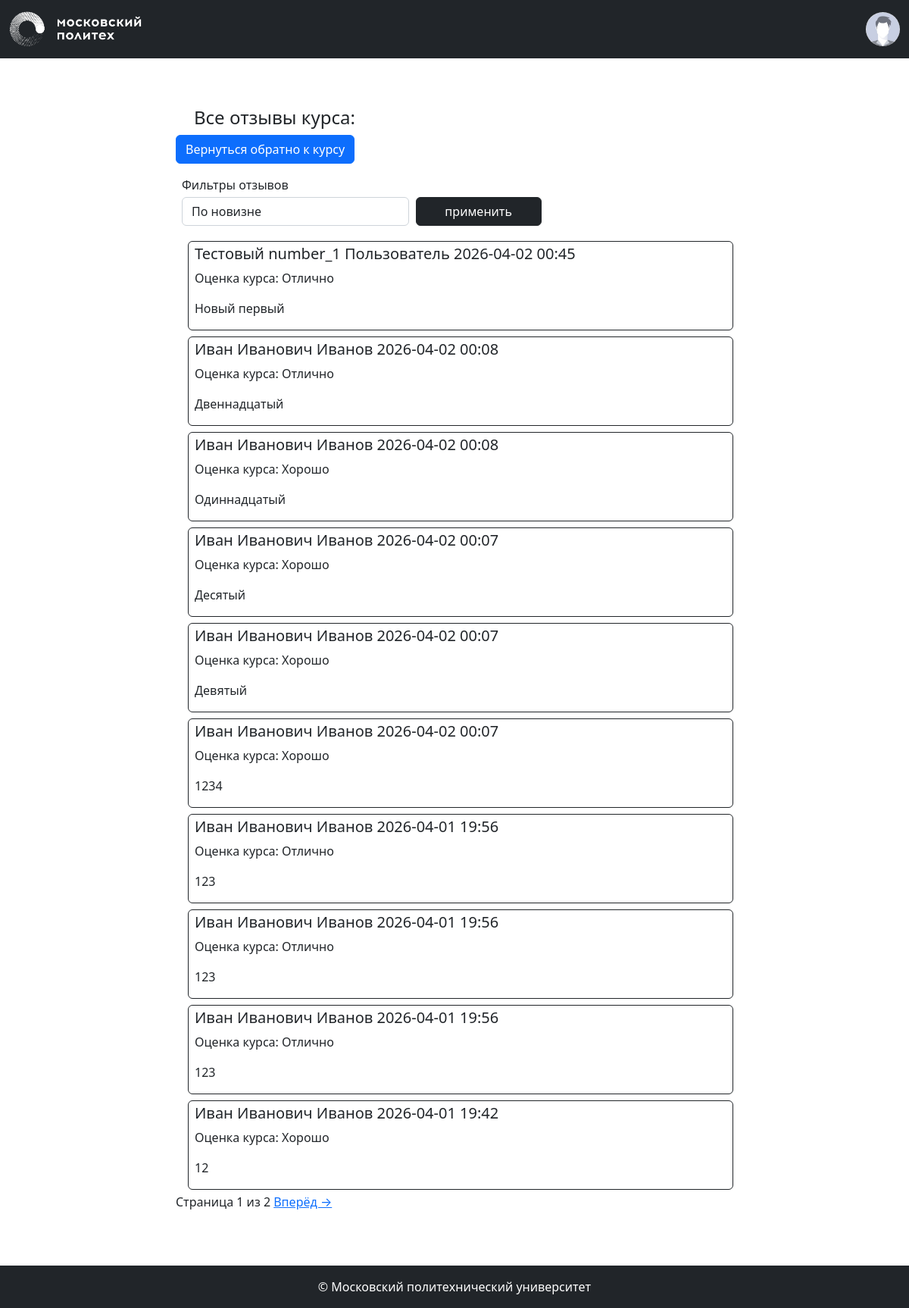
/courses/courses/10/reviews (signed in), run on the app's committed database.
### app/models.py (models this page shows)
class Base(DeclarativeBase):
  metadata = MetaData(naming_convention={
        "ix": 'ix_%(column_0_label)s',
        "uq": "uq_%(table_name)s_%(column_0_name)s",
        "ck": "ck_%(table_name)s_%(constraint_name)s",
        "fk": "fk_%(table_name)s_%(column_0_name)s_%(referred_table_name)s",
        "pk": "pk_%(table_name)s"
    })

class Review(Base):
    __tablename__ = 'reviews'
    id: Mapped[int] = mapped_column(primary_key=True) #Идентификатор отзыва
    rating: Mapped[int] = mapped_column(default=0, nullable=False) #Оценка, которую пользователь проставил курсу (целое число от 0 до 5)
    text: Mapped[str] = mapped_column(Text, nullable=False) #Текст отзыва
    created_at: Mapped[datetime] = mapped_column(default=datetime.now) #Дата и время создания отзыва
    course_id: Mapped[int] = mapped_column(ForeignKey("courses.id"), nullable=False) #Идентификатор курса
    user_id: Mapped[int] = mapped_column(ForeignKey("users.id"), nullable=False) #Идентификатор пользователя
    course: Mapped["Course"] = relationship()
    user: Mapped["User"] = relationship()

### app/courses.py (the view)
@bp.route('/courses/<int:course_id>/reviews', methods=['GET', 'POST'])
def all_reviews(course_id):
    course = db.get_or_404(Course, course_id)
    page = request.args.get("page", 1, type=int)
    per_page = 10
    review_filter = request.args.get("filter", "new")
    if request.method == "POST":
        session["review_filter"] = request.form.get("review_filter")
    review_filter = session.get("review_filter", "new")
    stmt = db.select(Review).filter_by(course_id=course_id)
    if review_filter == "new":
        stmt = stmt.order_by(Review.created_at.desc())
    elif review_filter == "good":
        stmt = stmt.order_by(Review.rating.desc())
    elif review_filter == "bad":
        stmt = stmt.order_by(Review.rating)
    stmt = stmt.limit(per_page).offset((page - 1) * per_page)
    original_reviews = db.session.execute(stmt).scalars().all()
    reviews = correct_reviews(original_reviews)
    total = db.session.scalar(
        db.select(db.func.count()).select_from(Review).filter_by(course_id=course_id)
    )
    total_pages = (total + per_page - 1) // per_page
    return render_template(
        'courses/all_reviews.html',
        course=course,
        reviews=reviews,
        page=page,
        total_pages=total_pages,
        review_filter=review_filter
    )

### app/auth.py (called while the page is built)
def load_user(user_id):
    user = db.session.execute(db.select(User).filter_by(id=user_id)).scalar()
    return user

### app/models.py (called while the page is built)
    @property
    def full_name(self):
        return ' '.join([self.last_name, self.first_name, self.middle_name or ''])

### app/templates/courses/all_reviews.html (shortened to what this page needs)
{% extends 'base.html' %}
{% block content %}
<div class="container mt-5">
    <section class="program mb-5">
        <div class="row justify-content-center">
            <div class="col-md-8 mb-4 justify-content-start">
                <h4 class="mt-3 mx-4 mb-2">Все отзывы курса:</h4>
                <a class="btn btn-primary mb-3" href="{{ url_for('courses.show', course_id=course.id) }}">Вернуться обратно к курсу</a>
                <form method="POST" action="{{ url_for('courses.all_reviews', course_id=course.id) }}">
                    <label for="review_filter" class="ms-2 mb-1">Фильтры отзывов</label>
                    <div class="row">
                        <div class="col-5">
                            <select id="review_filter" class="form-control ms-2 mb-3" style="width: 300px" name="review_filter">
                                <option value="new" {% if review_filter == "new" %} selected {% endif %}>По новизне</option>
                            </select>
                        </div>
                        <div class="col-3">
                            <button type="submit" class="btn btn-dark w-100">применить</button>
                        </div>
                    </div>
                </form>
                {% for review in reviews %}
                <div class="d-flex">
                    <div class="flex-grow-1 ms-3 border border-dark rounded mt-1 mb-1 pt-1 ps-2">
                        <h5>{{ review.user_id }} {{ review.created_at.strftime("%Y-%m-%d %H:%M") }}</h5>
                        <p>Оценка курса: {{ review.rating }}</p>
                        <p>{{ review.text }}</p>
                    </div>
                </div>
                {% endfor %}
                <span>Страница {{ page }} из {{ total_pages }}</span>
                {% if page < total_pages %}
                    <a href="{{ url_for('courses.all_reviews',
                        course_id=course.id,
                        page=page+1,
                        filter=review_filter) }}">
                        Вперёд →
                    </a>
                {% endif %}
            </div>
        </div>
    </section>
</div>
{% endblock %}

### data on the page
Review: user_id "Тестовый number_1 Пользователь", created_at "2026-04-02 00:45", rating "Отлично", text "Новый первый"
Review: user_id "Иван Иванович Иванов", created_at "2026-04-02 00:08", rating "Отлично", text "Двеннадцатый"
Review: user_id "Иван Иванович Иванов", created_at "2026-04-02 00:08", rating "Хорошо", text "Одиннадцатый"
Review: user_id "Иван Иванович Иванов", created_at "2026-04-02 00:07", rating "Хорошо", text "Десятый"
Review: user_id "Иван Иванович Иванов", created_at "2026-04-02 00:07", rating "Хорошо", text "Девятый"
Review: user_id "Иван Иванович Иванов", created_at "2026-04-02 00:07", rating "Хорошо", text "1234"
Review: user_id "Иван Иванович Иванов", created_at "2026-04-01 19:56", rating "Отлично", text "123"
Review: user_id "Иван Иванович Иванов", created_at "2026-04-01 19:56", rating "Отлично", text "123"
Review: user_id "Иван Иванович Иванов", created_at "2026-04-01 19:56", rating "Отлично", text "123"
Review: user_id "Иван Иванович Иванов", created_at "2026-04-01 19:42", rating "Хорошо", text "12"

### other printed values
{{ page }} "1"
{{ total_pages }} "2"
